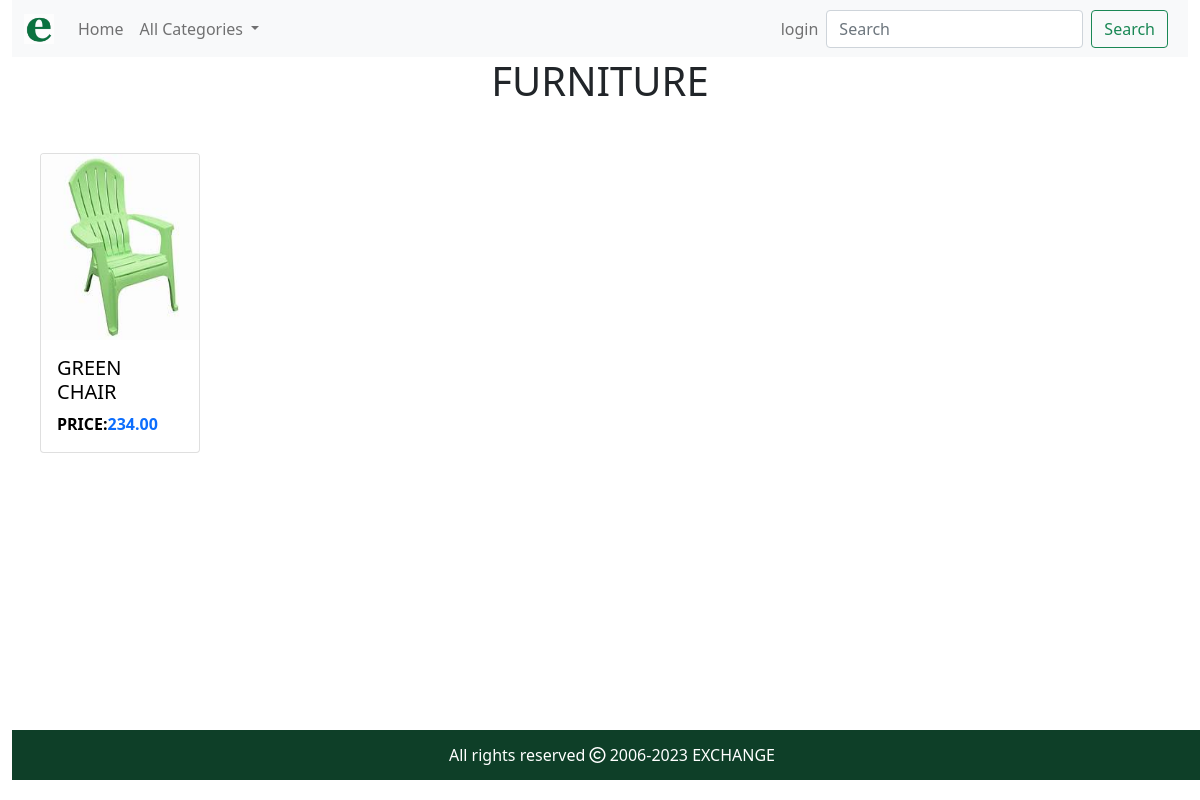
The app's page /allproducts/furniture, older data.
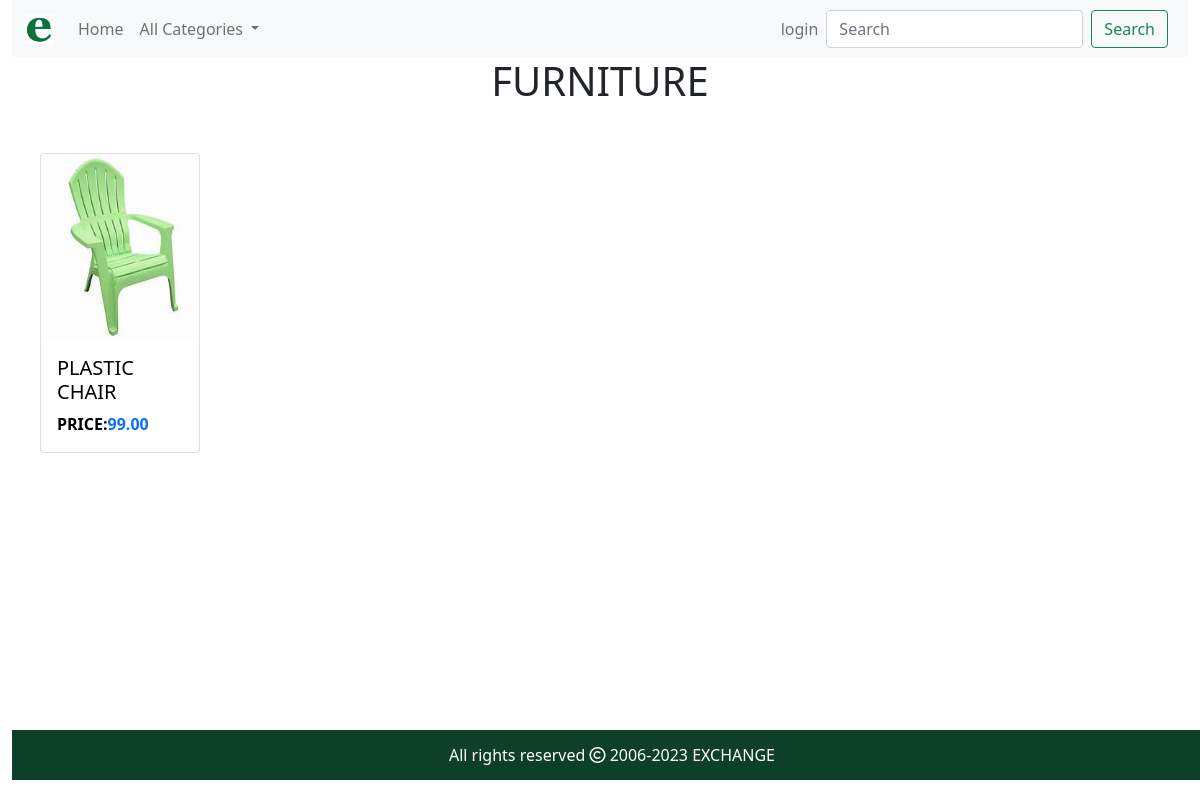
The same page, newer data.
### shop/models.py (models this page shows, shortened)
class Products(models.Model):
    user = models.ForeignKey(User, on_delete=models.CASCADE)
    category = models.ForeignKey(Category, on_delete=models.CASCADE)
    name = models.CharField(max_length=200,)
    description = models.TextField(blank=True)
    price = models.DecimalField(max_digits=10, decimal_places=2)
    address = models.TextField()
    phone = models.CharField(max_length=20)
    image1 = models.ImageField(upload_to='product_image', null=True)
    image2 = models.ImageField(upload_to='product_image', null=True)
    image3 = models.ImageField(upload_to='product_image', null=True)
    created = models.DateTimeField(auto_now_add=True)
    updated = models.DateTimeField(auto_now=True)

### shop/views.py (the view)
# urls.py: path('allproducts/<slug:s>',views.category_based_products,name='category_products'),
def category_based_products(request,s):
    c=Category.objects.get(slug=s)
    p=Products.objects.filter(category__slug=s)
    return render(request, 'category_products.html', {'p':p,'c':c})

### cart/context_processors.py (called while the page is built, shortened)
def like_counter(request):
    like_count = 0
    return {'like_count': like_count}

### chats/context_processors.py (called while the page is built, shortened)
def conv_noti(request):
    n=False
    return {'n':n}

### shop/context_processors.py (called while the page is built)
def menu_links(request):
    links=Category.objects.all()
    return {'links':links}

### templates/category_products.html (shortened to what this page needs)
{% extends 'base.html' %}
{% load static %}
{% block content %}
<div class="container-fluid">
    <div>
    <h1 class="text-center">{{c.name | upper}}</h1>
    </div><br>
    <div class="container-fluid" style="margin-bottom:100px;">
    <div class="row "><br><br>
        {%for i in p %}
         <div class=" col-md-2 p-3" style="">
            <a href="{% url 'shop:item_details' i.id %}" style="text-decoration:none;color:black">
            <div class="card" style="height:300px;">
                {% if i.image1 %}
                <img src="{{i.image1.url}}" class="card-img-top"  alt="..." height="200px">
                {% else %}
                <img src="" class="card-img-top"  alt="..." height="200px">
                {% endif %}
                <div class="card-body" style="position:relative">
                 <h5 class="card-title" style="text-transform:uppercase;">{{i.name| truncatechars:20}}</h5>
                 <strong><p class="card-text">PRICE:<span class="text-primary">{{i.price}}</span></p></strong>
                </div>
            </div></a>
        </div>
        {% endfor %}
    </div></div>
</div>
{% endblock %}

Row changes from the older to the newer data that the page shows:
removed Products: image1 (picture), name "GREEN CHAIR", price "234.00"
added Products: image1 (picture), name "PLASTIC CHAIR", price "99.00"
